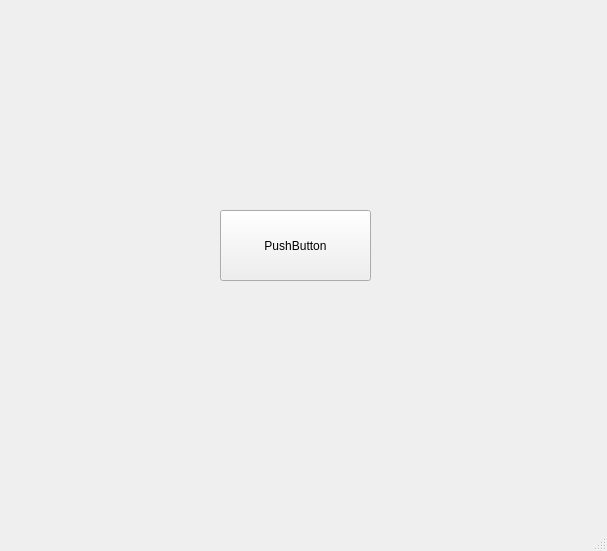
<?xml version="1.0" encoding="UTF-8"?>
<ui version="4.0">
 <class>MainWindow</class>
 <widget class="QMainWindow" name="MainWindow">
  <property name="geometry">
   <rect>
    <x>0</x>
    <y>0</y>
    <width>607</width>
    <height>551</height>
   </rect>
  </property>
  <property name="windowTitle">
   <string>MainWindow</string>
  </property>
  <widget class="QWidget" name="centralwidget">
   <widget class="QPushButton" name="pushButton">
    <property name="geometry">
     <rect>
      <x>220</x>
      <y>210</y>
      <width>151</width>
      <height>71</height>
     </rect>
    </property>
    <property name="text">
     <string>PushButton</string>
    </property>
   </widget>
  </widget>
  <widget class="QMenuBar" name="menubar">
   <property name="geometry">
    <rect>
     <x>0</x>
     <y>0</y>
     <width>607</width>
     <height>21</height>
    </rect>
   </property>
  </widget>
  <widget class="QStatusBar" name="statusbar"/>
 </widget>
 <resources/>
 <connections/>
</ui>
